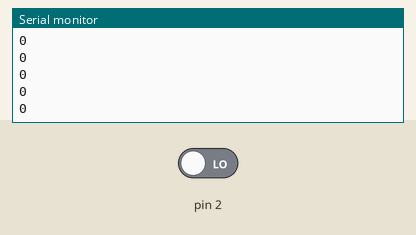
The sketch below on a simulated Arduino Uno, built with avr-gcc and run on an emulated ATmega328P. Shown: the last lines printed to the serial monitor. The test bench sets the inputs (shaded band); at power-on: pin 2 LOW.

Above: at 1.2 s.
1.3 s: pin 2 driven HIGH
At 1.81 s:
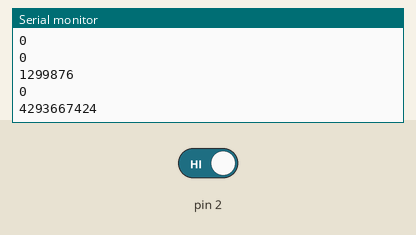
2.8 s: pin 2 driven LOW
At 3.31 s:
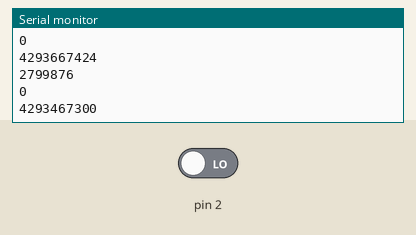
Timing chart, 0 to 5.8 s (numbered marks = the images above; inputs shaded):
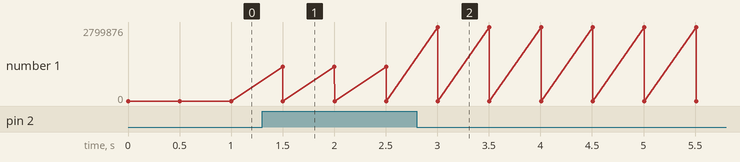

Measured:
- after the input at 1.3 s, the serial monitor: prints a new line after 0.20 s (image 1)
- after the input at 2.8 s, the serial monitor: prints a new line after 0.20 s (image 2)

The sketch:

interrupt.ino
```cpp
unsigned long timer1 = 0;
unsigned long timer2 = 0;
unsigned long duty = 0;

void setup() {
  Serial.begin(115200);
  attachInterrupt(digitalPinToInterrupt(2), changing_on_two, CHANGE);
}

void rising_on_two(){
  if (micros()>timer1+1000) timer1 = micros();
}

void falling_on_two(){
  if (micros()>timer2+1000) timer2 = micros();
}

void changing_on_two(){
  if (micros()>timer1+100){
    unsigned long now = micros();
    duty = timer1 - now;
    timer1 = micros();
  }

}

void loop() {
  Serial.println(timer1);
  Serial.println(timer2);
  Serial.println(duty);
  delay(500);
}
```
